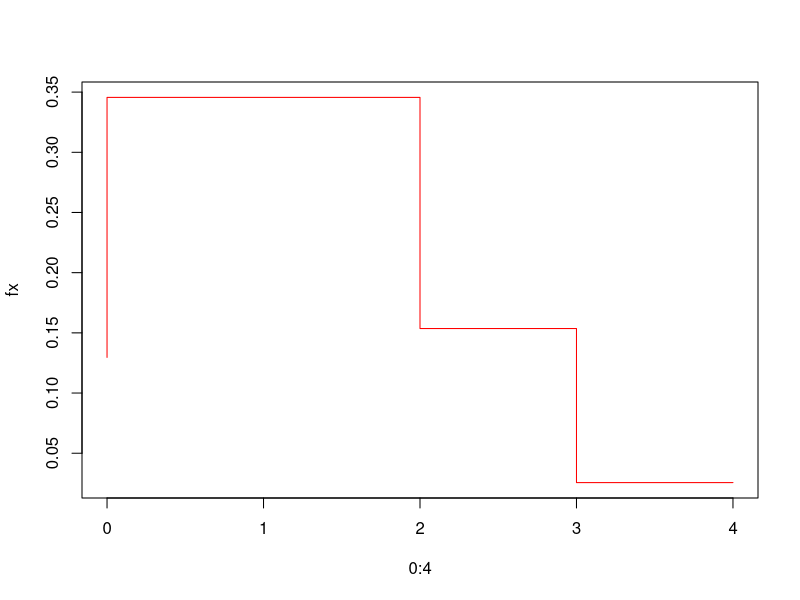
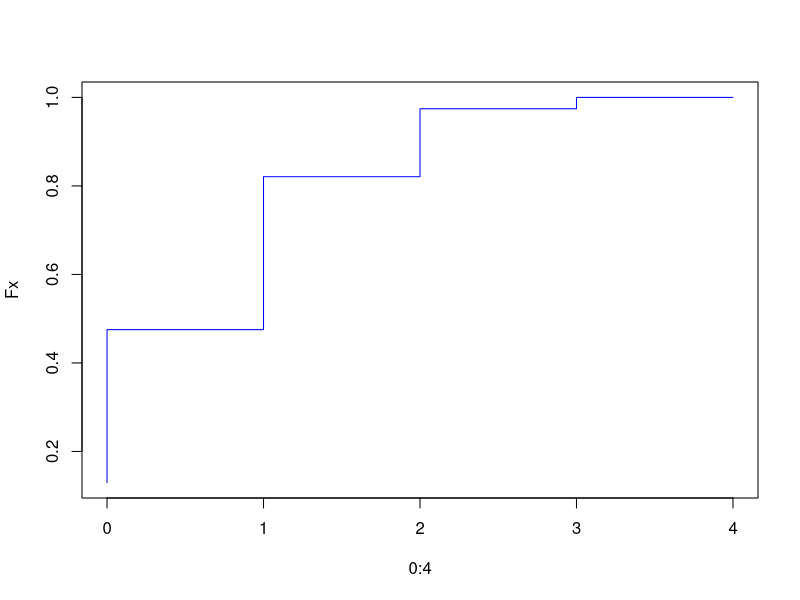
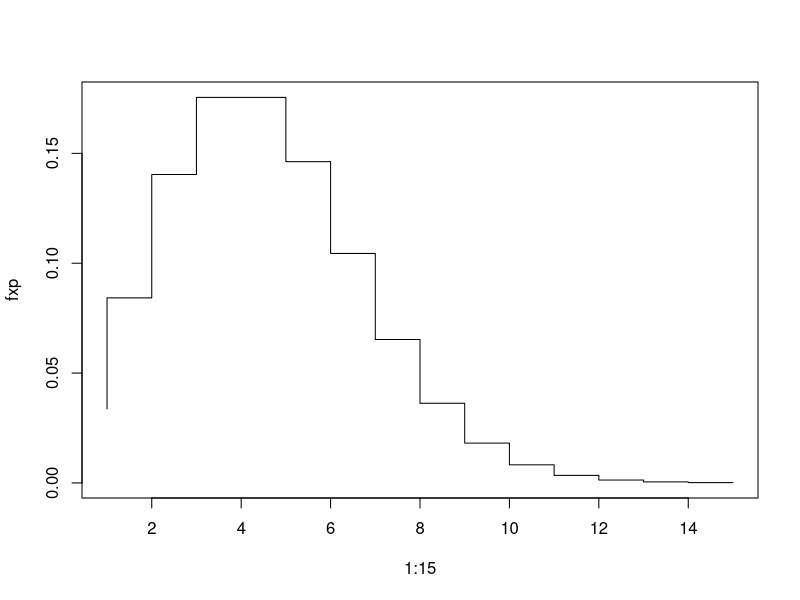
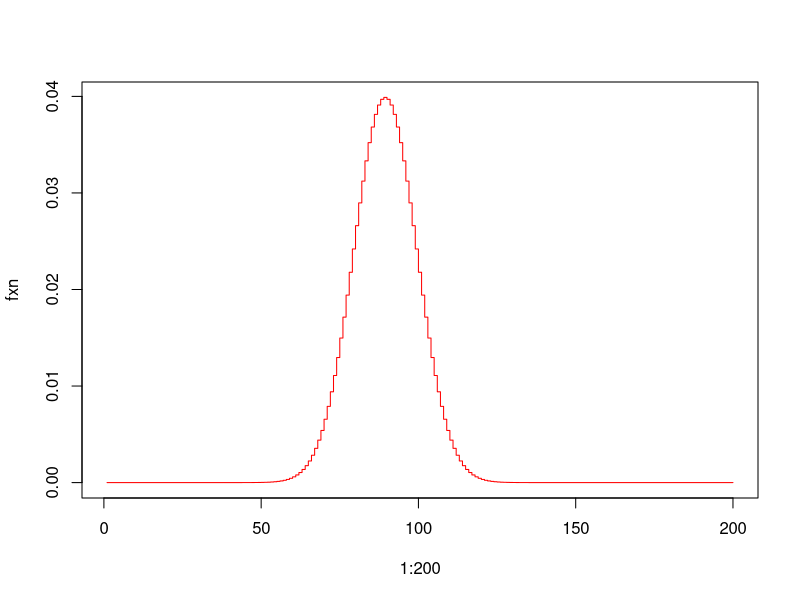
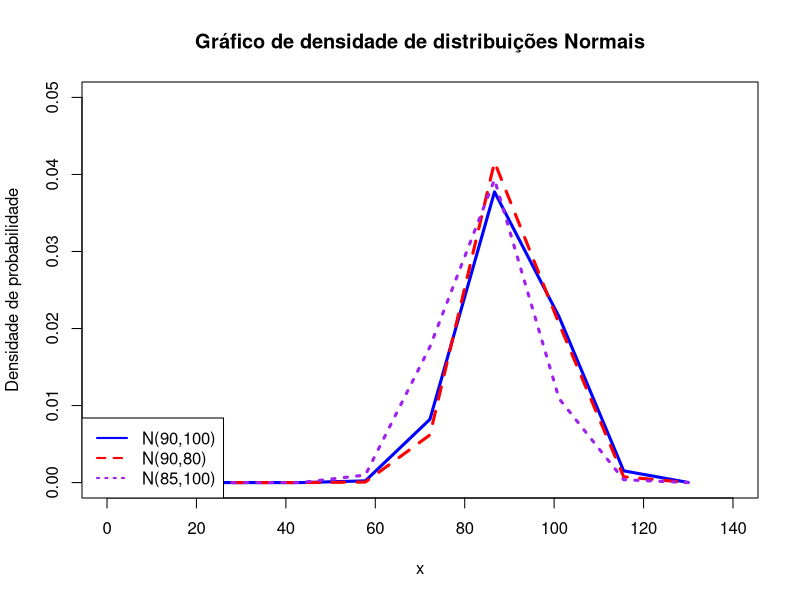
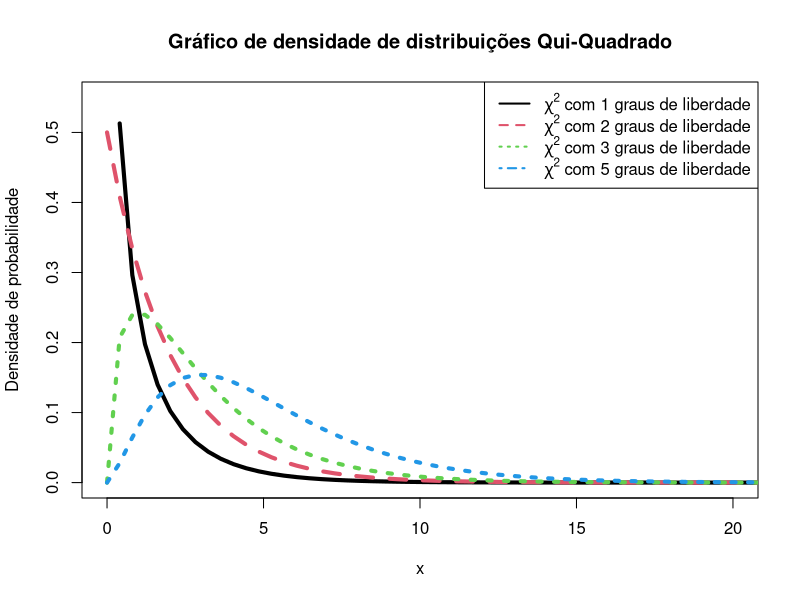
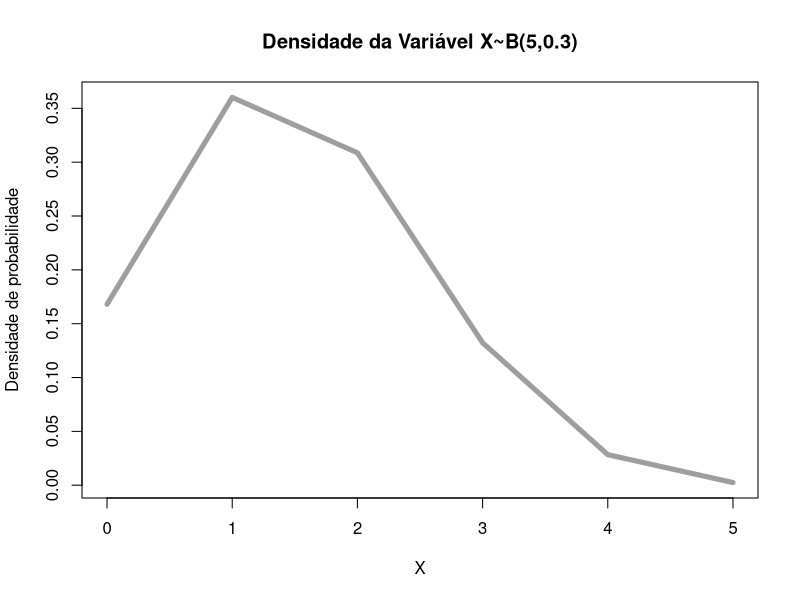
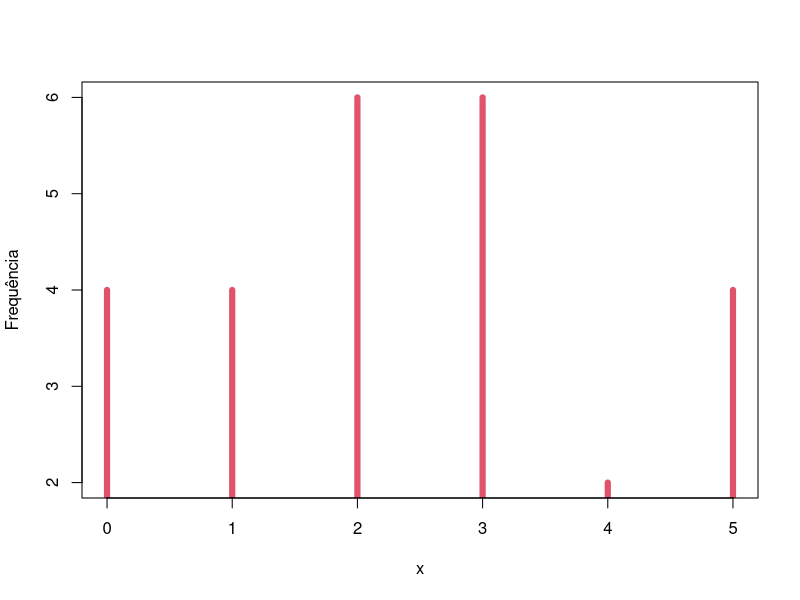

Recreate these plots in R, in order.
# d calcula a densidade de probabilidade f (x) no ponto
# p calcula a função de probabilidade acumulada F (x) no ponto
# q calcula o quantil correspondente a uma dada probabilidade
# r retira uma amostra da distribuição

####### Capitulo 6 #######

# 1. Uma moeda viciada tem probabilidade de cara igual a 0.4. Para quatro lançamentosindependentes dessa moeda, estude o comportamento da variável número de caras e faça um gráfico de sua função de distribuição.

fx = dbinom(0:4,4,0.4);fx
Fx = pbinom(0:4,4,0.4);fx
plot(0:4,fx,type='S',col='red')
plot(0:4,Fx,type='S',col='blue')

# 2. Sendo X uma variável seguindo o modelo Binomial com parâmetro n=15 e p = 0.4, pergunta-se:
    n = 15;n
    p = 0.4;p
    # a. P(X ≥ 14)
    1-pbinom(13,n,p)

    # b. P(8 < X ≤ 10)
    pbinom(10,n,p)- pbinom(8,n,p)

    # c. P(X < 2 ou X ≥ 11)
    pbinom(1,n,p) + (1-pbinom(10,n,p))

    # d. P(X ≥ 11 ou X > 13)
    (1-pbinom(10,n,p)) + (1-pbinom(13,n,p))

    # e. P(X > 3 e X < 6) = P(3<X<6)
    pbinom(5,n,p) - pbinom(3,n,p)

    # f. P(X ≤ 13 | X ≥ 11) = P(11 ≤ X ≤ 13)/P(X ≥ 11)
    #P(X ≥ 11)
    p11 = 1 - pbinom(10,n,p); p11
    #P(11 ≤ X ≤ 13)
    intercessao = sum(dbinom(11:13,n,p)); intercessao

    resultado = intercessao/p11; resultado
# 3. Para X ∼ N (90, 100), obtenha:
    m = 90
    d = sqrt(100)
    # a. P(X ≤ 115)
    pnorm(115, m,d)

    # b. P(X ≥ 80)
    1 - pnorm(80,m,d)

    # c. P(X ≤ 75)
    pnorm(75, m, d)

    # d. P(85 ≤ X ≤ 110)
    pnorm(110, m, d) - pnorm(85, m, d)
    
    # e. P(|X − 90| ≤ 10) = P(-10 ≤ X-90 ≤ 10) = P(80 ≤ X ≤ 100)
    pnorm(100,m,d) - pnorm(80,m,d)

    # f. O valor de a tal que P (90 − a ≤ X ≤ 90 + a) = γ, γ = 0.95
    # P(90 − a ≤ X ≤ 90 + a) = 0.95

    f = function(x) {
        #Vamos utilizar a função abs() que retorna o valor absoluto do número
        abs(0.95 - (pnorm(90+x,m,d) - pnorm(90-x,m,d))) 
    }
    optimise(f, c(0,150))
    #Logo arredondando o resultado temos que a = 19.6
    pnorm(90+19.6,m,d)-pnorm(90-19.6,m,d)
    
# 4. Faça os seguintes gráficos:

    # a. Da função de densidade de uma variável com distribuição de Poisson com parâmetro λ = 5
    fxp = dpois(1:15,5)
    plot(1:15, fxp, type="S")

    # b. Da densidade de uma variável X ∼ N (90, 100)
    fxn = dnorm(1:200,90,10)
    plot(1:200, fxn, type='S', col='red')

    # c. Sobreponha ao gráfico anterior a densidade de uma variável Y ∼ N (90, 80) e outra Z ∼ N (85, 100)

    x = seq(0, 130,len=10);x

    plot(x,xlim = c(0,140), ylim = c(0, 0.05), main = "Gráfico de densidade de distribuições Normais", xlab = 'x', ylab='Densidade de probabilidade')

    lines(x, dnorm(x,90,10), col='blue',lwd = 3,lty=1)
    lines(x, dnorm(x,90,sqrt(80)), col='red',lwd = 3, lty = 2)
    lines(x, dnorm(x,85, 10), col='purple', lwd = 3, lty=3)

    legend("bottomleft", legend = c("N(90,100)", "N(90,80)", "N(85,100)"), col = c("blue", "red", "purple"), lwd = 2, lty = 1:3)

    # d. Densidades de distribuições χ2 com 1, 2 e 5 graus de liberdade.
    x = seq(0,40, len=100);x
    plot(x,xlim = c(0,20), ylim=c(0,0.55),type='n', main = "Gráfico de densidade de distribuições Qui-Quadrado",xlab = 'x', ylab='Densidade de probabilidade')
    
    lines(x, dchisq(x,1), lwd = 4, lty = 1, col = 1)
    lines(x, dchisq(x,2), lwd = 4, lty = 2, col = 2)
    lines(x, dchisq(x,3), lwd = 4, lty = 3, col = 3)
    lines(x, dchisq(x,5), lwd = 4, lty = 3, col = 4)

    
    legend("topright", legend = c(
    bquote(paste(chi^2, " com ", .(1), " graus de liberdade") ),
    bquote(paste(chi^2, " com ", .(2), " graus de liberdade") ),
    bquote(paste(chi^2, " com ", .(3), " graus de liberdade") ),
    bquote(paste(chi^2, " com ", .(5), " graus de liberdade") )
    ), col = c(1:4), lwd = 2, lty = 1:4)

# 5.A probabilidade de indivı́duos nascerem com certa caracterı́stica é de 0,3. Para o nascimento de 5 indivı́duos e considerando os nascimentos como eventos independentes, estude o comportamento da variável número de indivı́duos com a caracterı́stica e faça um gráfico de sua função de distribuição.
    # X~B(5,0.3)
    fx = dbinom(0:5, 5, 0.3);fx
    sum(fx)
    Fx = pbinom(0:5, 5, 0.3);Fx

    plot(0:5, fx, type='l', lwd=5, lty=1, col=8, xlab='X',ylab='Densidade de probabilidade', main='Densidade da Variável X~B(5,0.3)')

# 6. Sendo X uma variável seguindo o modelo Normal com média µ = 130 e variância σ^2 = 64, pergunta-se:
    x = seq(-50,200,len=200);x
    mu = 130
    dp = sqrt(64)

    # a. P (X ≥ 120) = 1 - P(X ≤ 120)
    px1 = 1 - pnorm(120,mu,dp); px1

    # b. P (135 < X ≤ 145)
    px2 = pnorm(145,mu,dp) - pnorm(135,mu, dp);px2

    # c. P (X < 120 ou X ≥ 150)
    px3 = pnorm(120,mu,dp) + (1-pnorm(150,mu,dp));px3

# 7. (Ex 3.6, pag 65) Num estudo sobre a incidência de câncer foi registrado, para cada paciente com este diagnóstico o número de casos de câncer em parentes próximos (pais,irmãos, tios, filhos e sobrinhos). Os dados de 26 pacientes são os seguintes:

    # Estudos anteriores assumem que a incidência de câncer em parentes próximos pode ser modelada pela seguinte função discreta de probabilidades:
        # Incidência |  0   1   2   3   4   5
        #     p_i    | 0.1 0.1 0.3 0.3 0.1 0.1

        # Logo o valor esperado seguindo esse modelo teorico é e_i=26*p_i
        e_i = c(0.1, 0.1, 0.3, 0.3, 0.1, 0.1)*26;e_i

    # a. Os dados observados concordam com o modelo teórico?
    x = c(0:5)
    n_i = c(4,4,6,6,2,4);n_i #Frequencia dos valores de x
    sum(n_i)
    plot(x, n_i,type='h',lwd=6,col=2,ylab='Frequência')

    tabela = cbind(x,n_i,e_i); tabela
    #Não

    # b. Faça um gráfico mostrando as frequências teóricas (esperadas) e observadas.
    plot(x,type='n',ylim=c(1.8,8),ylab='Frequência',xlim=c(0,5))
    lines(x,n_i,lwd=6,col=4,type='p')
    lines(x,e_i,lwd=6,col=2,type='p')
    lines(x,n_i,lwd=3,col=4,lty=6)
    lines(x,e_i,lwd=3,col=2,lty=6)
    legend("topright", legend = c('Esperado','Observado'),lwd=6,col=c(2,4))


   

